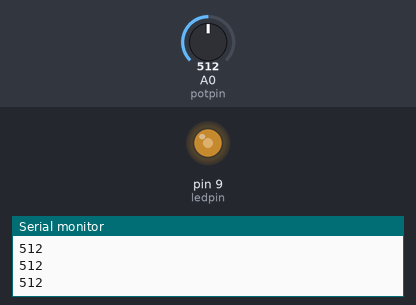
Recording of a sketch running on a simulated Arduino Uno, built with avr-gcc and run on an emulated ATmega328P. On the bench: output pins drawn as LEDs (lit = HIGH), the last lines printed to the serial monitor. Inputs (shaded band) come from the test bench; at power-on: A0 (potpin) = 512.

Above: at 1.2 s.
1.3 s: A0 (potpin) set to 716
At 2.5 s:
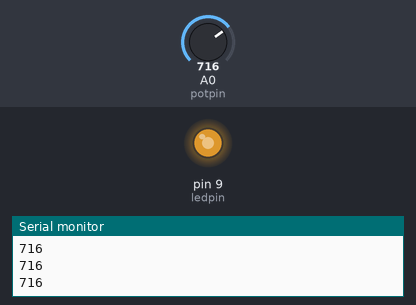
2.8 s: A0 (potpin) set to 900
At 3.9 s:
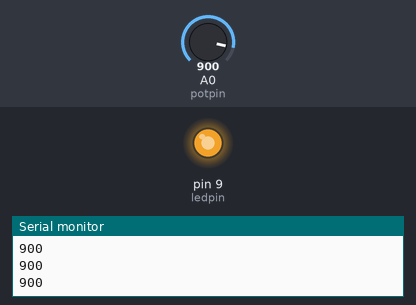
4.3 s: A0 (potpin) set to 122
At 5.0 s:
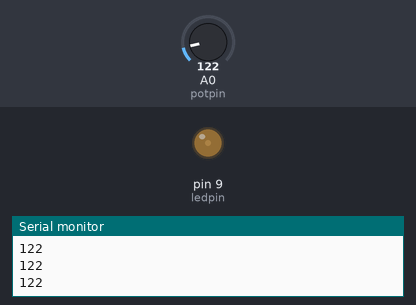
5.8 s: A0 (potpin) set to 0
At 6.1 s:
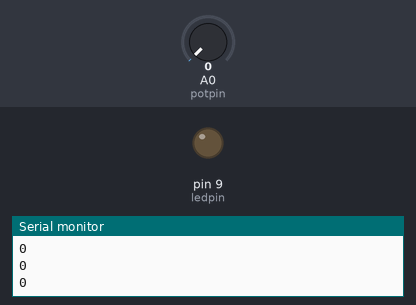
Timing chart, 0 to 8.3 s (numbered marks = the images above; inputs shaded):
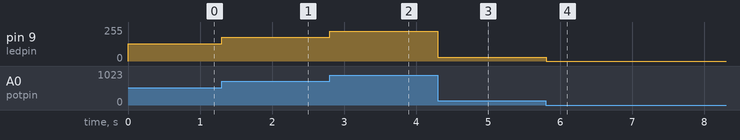

The sketch:

analog_read.ino
```cpp
int potpin=0;// initialize analog pin 0
int ledpin=9;// initialize digital pin 9
int val=0;// define val, assign initial value 0

void setup()
{
  Serial.begin(9600);// set baud rate at 9600
  pinMode(ledpin, OUTPUT);

}
void loop()
{
  val=analogRead(potpin);// read the analog value of analog pin 0, and assign it to val
  analogWrite(ledpin, val / 4);
  Serial.println(val);// display val’s value
}
```

Measured:
- after the input at 1.3 s, pin 9 (ledpin): 128/255 → 179/255 at once
- after the input at 2.8 s, pin 9 (ledpin): 179/255 → 225/255 at once
- after the input at 4.3 s, pin 9 (ledpin): 225/255 → 30/255 at once
- after the input at 5.8 s, pin 9 (ledpin): 30/255 → 0/255 at once
